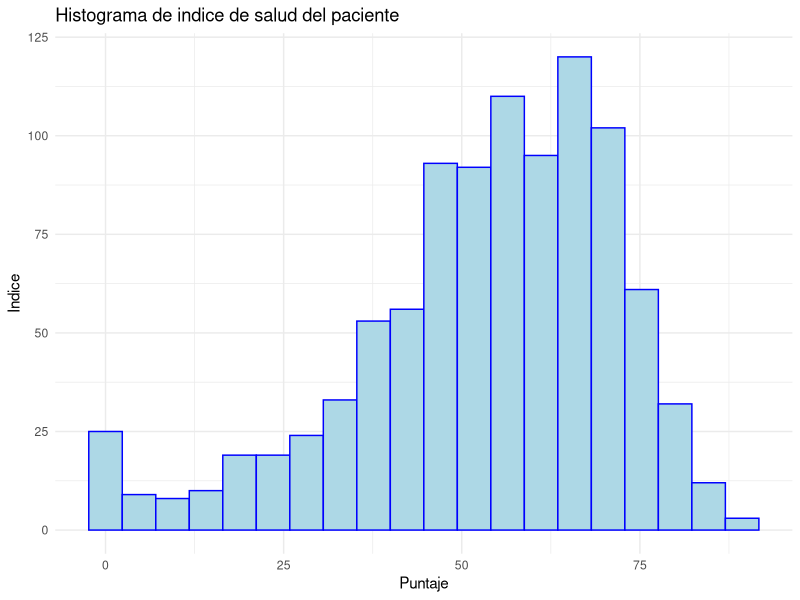
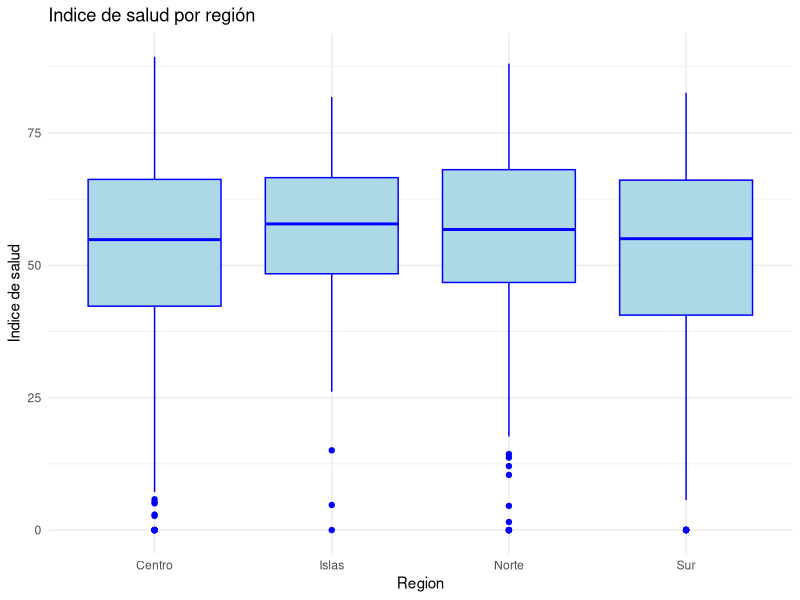
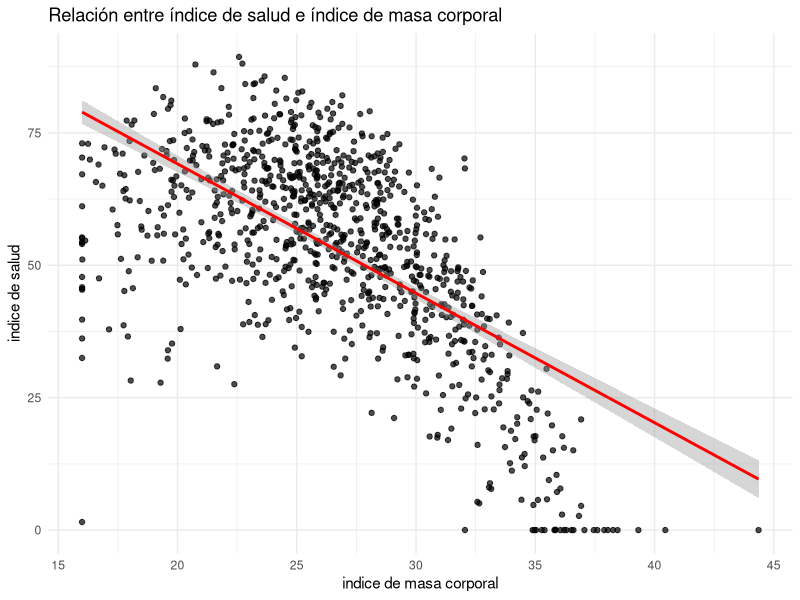
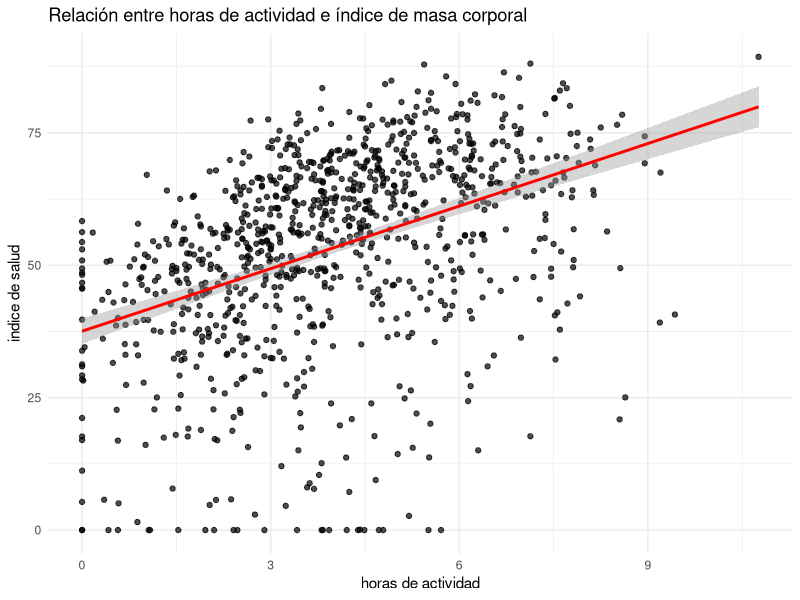
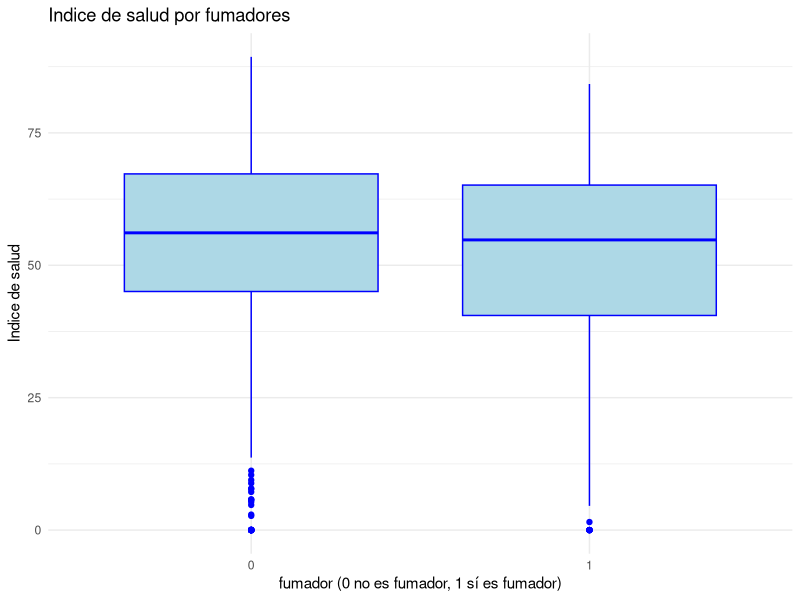

The R script that drew these images, in order: (Note: this script raises an error after producing the figures.)
## TRABAJO DE METODOS ESTADISTICOS ##

# librerias
library(tidyverse)
library(ggplot2)
library(dplyr)
library(purrr)

# leemos los datos
health_df <- read.csv("data/health_C.csv")
head(health_df) #mostrar las primeras filas

## PRIMER BLOQUE ##
# media, mediana y desviación típica de la variable health_score.
media=mean(health_df$health_score) 
mediana=median(health_df$health_score) 
des_tipica=sd(health_df$health_score) 

# histograma de health_score con 20 intervalos.
ggplot(health_df, aes(x = health_score)) +
  geom_histogram(bins = 20, fill = "lightblue", color = "blue") +
  labs(title = "Histograma de indice de salud del paciente",
       x = "Puntaje",
       y = "Indice") +
  theme_minimal()




# distribución de frecuencias relativas de los pacientes por sex. 
 #### MIRAR ESTO BIEN ####
frec_abs=table(health_df$sex)
frec_rel=prop.table(frec_abs)
ptg_rel=frec_rel*100
tabla_frecuencias <- data.frame(
  Frecuencia_Absoluta = as.vector(frec_abs),
  Frecuencia_Relativa = round(as.vector(frec_rel), 4),
  Porcentaje_Porc = round(as.vector(ptg_rel), 2)
)
row.names(tabla_frecuencias) <- names(frec_abs)

# diagrama de cajas de health_score según region.
ggplot(health_df, aes(x = factor(region), y = health_score)) +
  geom_boxplot(fill = "lightblue", color="blue") +
  labs(title = "Indice de salud por región",
       x = "Region",
       y = "Indice de salud") +
  theme_minimal()


# gráfico de dispersión entre bmi y health_score. ¿Qué relación parece observarse? 
ggplot(health_df, aes(x = bmi, y = health_score)) +
  geom_point(alpha = 0.7) +
  geom_smooth(method = "lm", se = TRUE, color = "red") +
  labs(title = "Relación entre índice de salud e índice de masa corporal",
       x = "indice de masa corporal", y = "indice de salud") +
  theme_minimal()
# CUANTO MAS INDICE DE MASA CORPORAL TIENE UNA PERSONA MAS BAJO ES SU INDICE DE SALUD 

# matriz de correlaciones entre las variables numéricas (ej. bmi, activity_hours, sleep_hours, stress, cholesterol, systolic_bp, diastolic_bp).
var_num=health_df[,c("age","bmi","activity_hours","sleep_hours","stress","cholesterol","systolic_bp",
              "diastolic_bp", "alcohol_units","diet_score","med_adherence","comorbidities","income")]
cor_matrix <- cor(var_num)
print(round(cor_matrix, 2))
# TIENE MUCHOS VALORES NA PORQUE LOS DATOS TIENE HUECOS SIN PONER.

# Representa un gráfico de dispersión entre activity_hours y health_score. ¿Hay indicios de una relación no lineal? 
ggplot(health_df, aes(x = activity_hours, y = health_score)) +
  geom_point(alpha = 0.7) +
  geom_smooth(method = "lm", se = TRUE, color = "red") +
  labs(title = "Relación entre horas de actividad e índice de masa corporal",
       x = "horas de actividad", y = "indice de salud") +
  theme_minimal()
# NO HAY INDICIOS PORQUE LA LINEA DE REGRESION ES RECTA, NO CURVA

# boxplot de health_score por fumador (smoker). ¿Existen diferencias claras entre fumadores y no fumadores? 
ggplot(health_df, aes(x = factor(smoker), y = health_score)) +
  geom_boxplot(fill = "lightblue", color="blue") +
  labs(title = "Indice de salud por fumadores",
       x = "fumador (0 no es fumador, 1 sí es fumador)",
       y = "Indice de salud") +
  theme_minimal()
# CON LA LINEA RECTA DEL LAS CAJAS VEMOS QUE EN MEDIA LOS NO FUMADORES TIENEN UN MEJOR INDICE DE SALUD
# LOS BIGOTES SON MUY LARGOS, LO QUE INDICAN QUE A LOS EXTREMOS DE LOS GRUPOS LOS INDICES DE SALUD SON MUY DIFERENTES
# LOS PUNTOS SON CASOS ATIPICOS, LOS NO FUMADORES TIENEN MAS QUE LOS FUMADORES

# valores atípicos en cholesterol y discute si son plausibles en  un contexto clínico. 

## HA DICHO EL PROFE QUE SE PUEDE VER CON UN BOXPLOT

# proporción de pacientes con enfermedad controlada (disease_controlled) en el dataset. 
frec_abs1=table(health_df$disease_controlled)
frec_rel1=prop.table(frec_abs)
ptg_rel1=frec_rel*100
tabla_frecuencias1 <- data.frame(
  Frecuencia_Absoluta1 = as.vector(frec_abs1),
  Frecuencia_Relativa1 = round(as.vector(frec_rel1), 4),
  Porcentaje_Porc1 = round(as.vector(ptg_rel1), 2)
)
row.names(tabla_frecuencias1) <- names(frec_abs1)

## SEGUNDO BLOQUE ##
# variables contienen valores faltantes y cuántos casos faltan en cada una. 
summary(is.na(health_df)) 
 #Los que pone true es el numero de variables que son nulas

# proporción total de valores faltantes sobre el dataset completo. 
mean(is.na(health_df))*100 #en %

# imputación por la media en bmi y calcula de nuevo la media de esta variable. 
health_df_imputado=health_df
media_calculada=mean(health_df$bmi, na.rm = TRUE)
health_df_imputado$bmi[is.na(health_df_imputado$bmi)]=media_calculada
media_imputada=mean(health_df_imputado$bmi)

# histogramas de sleep_hours antes y después de la imputación por media. ¿Observas cambios en la distribución? 

# imputación por la mediana en stress. Compara los resultados con la imputación por la media.

# imputación condicional: sustituye los valores faltantes de cholesterol por la media de pacientes del mismo grupo de sex. 

# discute si es razonable suponer que los valores faltantes son MCAR, MAR o MNAR en este contexto de salud. Justifica tu respuesta. 

# modelo lineal simple (health_score ~ bmi) usando solo casos completos. ¿Cuántas observaciones se pierden? 

# repite el modelo anterior pero con el dataset imputado. ¿Cambian los coeficientes? Explica por qué. 
